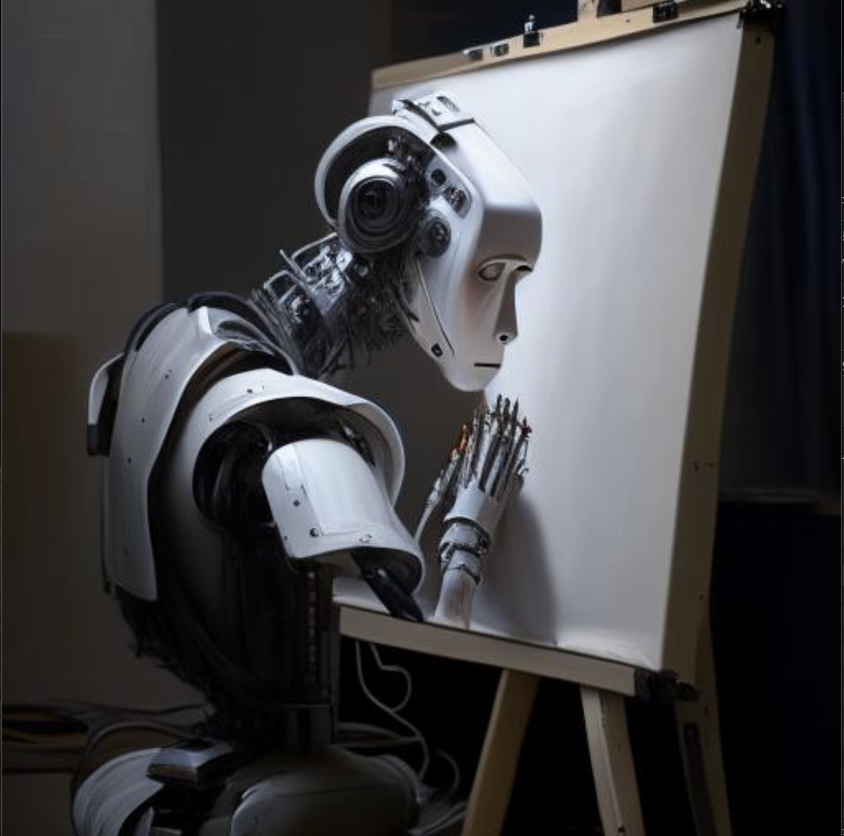
#> input picture Parseval/robot.png, 844 x 836 px, shrunk from 1666 x 1650 before the run, found by its file name
$ jupyter execute Untitled.ipynb
#> lines starting #> are read from the running program, lines starting #| are printed output that depends on the picture; long printed decimals are rounded
[cell 1]
import cv2 as cv
import numpy as np
from matplotlib import pyplot as plt

def convolve2D(image, kernel, padding=0, strides=1):
    # Cross Correlation
    kernel = np.flipud(np.fliplr(kernel))

    # Gather Shapes of Kernel + Image + Padding
    xKernShape = kernel.shape[0]
    yKernShape = kernel.shape[1]
    xImgShape = image.shape[0]
    yImgShape = image.shape[1]

    # Shape of Output Convolution
    xOutput = int(((xImgShape - xKernShape + 2 * padding) / strides) + 1)
    yOutput = int(((yImgShape - yKernShape + 2 * padding) / strides) + 1)
    output = np.zeros((xOutput, yOutput))

    # Apply Equal Padding to All Sides
    if padding != 0:
        imagePadded = np.zeros((image.shape[0] + padding*2, image.shape[1] + padding*2))
        imagePadded[int(padding):int(-1 * padding), int(padding):int(-1 * padding)] = image
        print(imagePadded)
    else:
        imagePadded = image

    # Iterate through image
    for y in range(image.shape[1]):
        # Exit Convolution
        if y > image.shape[1] - yKernShape:
            break
        # Only Convolve if y has gone down by the specified Strides
        if y % strides == 0:
            for x in range(image.shape[0]):
                # Go to next row once kernel is out of bounds
                if x > image.shape[0] - xKernShape:
                    break
                try:
                    # Only Convolve if x has moved by the specified Strides
                    if x % strides == 0:
                        output[x, y] = (kernel * imagePadded[x: x + xKernShape, y: y + yKernShape]).sum()
                except:
                    break

    return output

[cell 2]
img = cv.imread('/Users/nabeelnazeer/Documents/Image Processing/Parseval/robot.png',cv.IMREAD_COLOR)
#> img is the input picture: shape (836, 844, 3); mean B, G, R 67.9, 66, 66.4
i = cv.cvtColor(img, cv.COLOR_BGR2GRAY)
# [4 lines of commented-out code are left out]
filter1 = np.array([[-1,-2,-1],[0,0,0],[1,2,1]])
filter2 = np.array([[-1,0,1],[-2,0,2],[-1,0,1]])
filter3 = np.array([[-1,-1,-1],[-1,8,-1],[-1,-1,-1]])
filter4 = np.array([[0,-1,0],[-1,4,-1],[0,-1,0]])

matrix = np.array(i)
pad_height = filter1.shape[0] - 1
pad_width = filter1.shape[1] - 1
padded_image = np.pad(matrix, ((pad_height, pad_height), (pad_width, pad_width)), mode='constant')


output_image1 = convolve2D(padded_image, filter1, padding=0, strides=1)
output_image2 = convolve2D(padded_image, filter2, padding=0, strides=1)
#> call 2 of convolve2D, with kernel = array of shape (3, 3), padding = 0, strides = 1
#> after the loop in convolve2D (call 2), `for y in range(image.shape[1]):`:
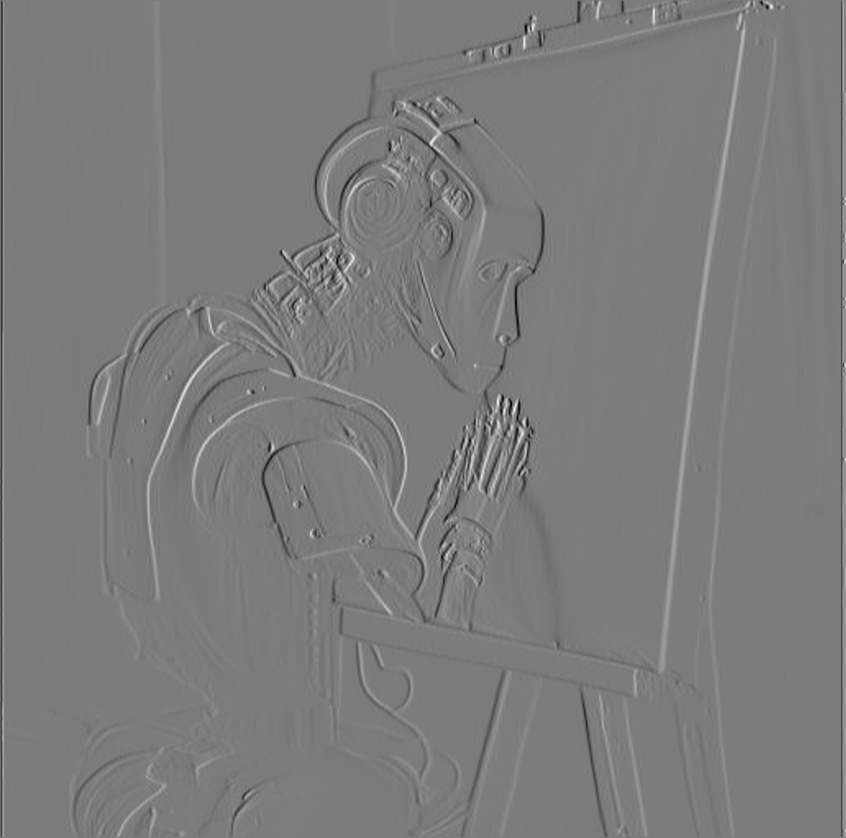
#> output: shape (838, 846) float64; min -584, max 616, mean 0; drawn with min black and max white
output_image3 = convolve2D(padded_image, filter3, padding=0, strides=1)
#> call 3 of convolve2D, with kernel = array of shape (3, 3), padding = 0, strides = 1
#> after the loop in convolve2D (call 3), `for y in range(image.shape[1]):`:
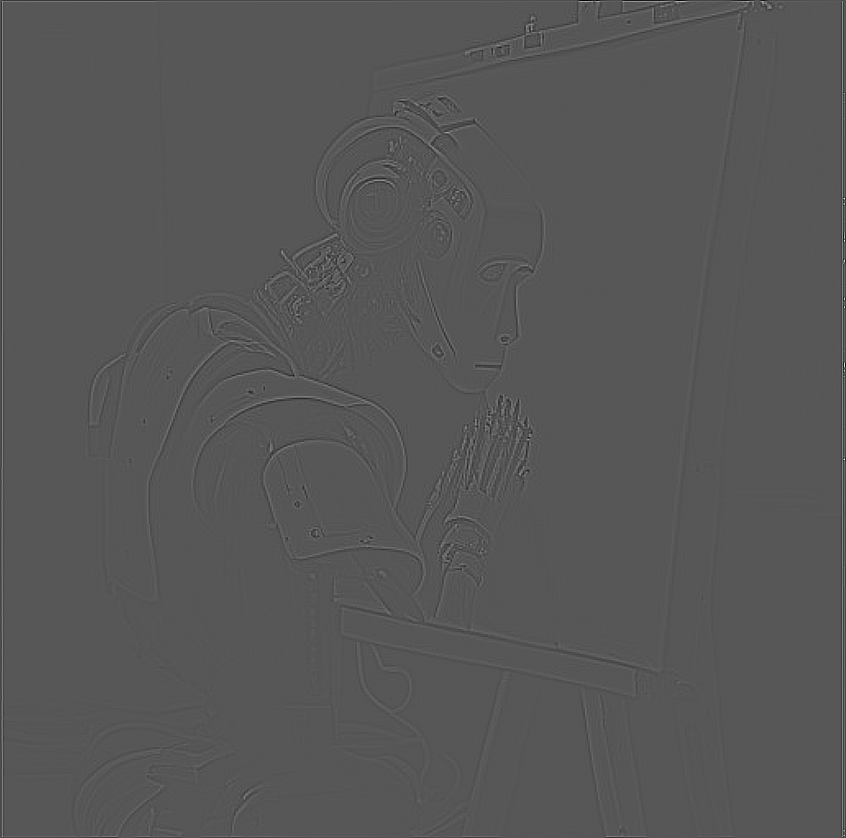
#> output: shape (838, 846) float64; min -520, max 1002, mean 0; drawn with min black and max white
output_image4 = convolve2D(padded_image, filter4, padding=0, strides=1)
output = (output_image1**2 + output_image2**2)**0.5
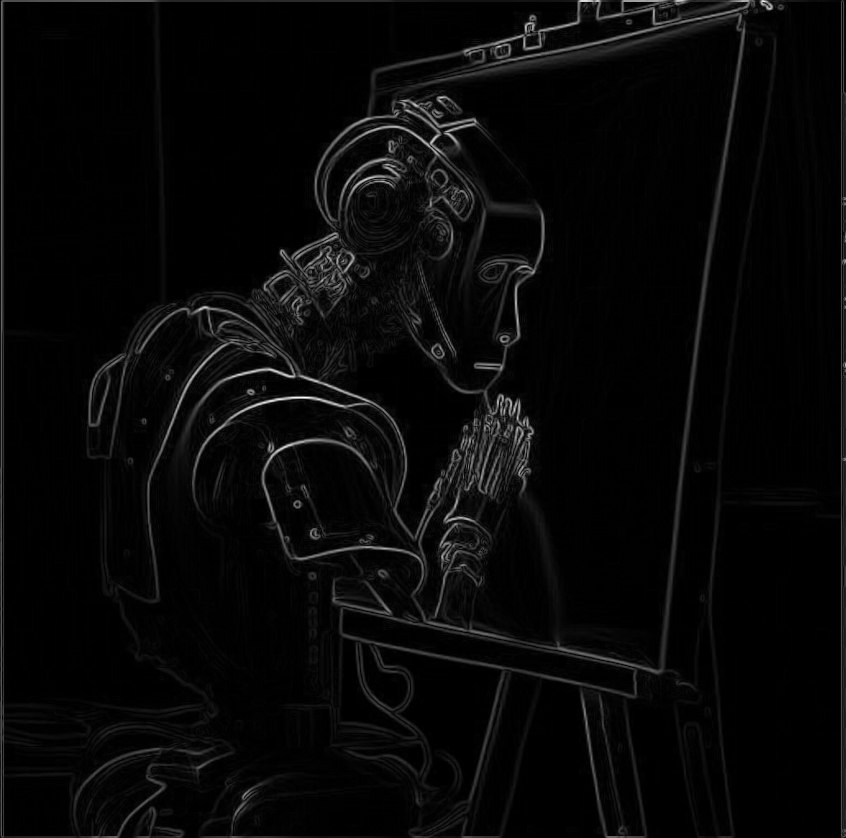
#> output: shape (838, 846) float64; min 0, max 789.4, mean 25.6; drawn with min black and max white
plt.subplot(1,6,1),plt.imshow(padded_image,cmap='gist_gray')
plt.xticks([]), plt.yticks([])
plt.subplot(1,6,2),plt.imshow(output,cmap='gist_gray')
plt.xticks([]), plt.yticks([])
plt.subplot(1,6,3),plt.imshow(output_image3,cmap='gist_gray')
plt.xticks([]), plt.yticks([])
plt.subplot(1,6,4),plt.imshow(output_image4,cmap='gist_gray')
plt.xticks([]), plt.yticks([])
plt.subplot(1,6,5),plt.imshow(output_image1,cmap='gist_gray')
plt.xticks([]), plt.yticks([])
plt.subplot(1,6,6),plt.imshow(output_image2,cmap='gist_gray')
plt.xticks([]), plt.yticks([])
plt.show()

[cell 3]
import cv2 as cv
import numpy as np
from matplotlib import pyplot as plt

# importing an image as img
img = cv.imread('/Users/nabeelnazeer/Documents/Image Processing/Parseval/robot.png', cv.IMREAD_GRAYSCALE)
#> img: shape (836, 844); min 0, max 253, mean 65.9

img_f      = np.fft.fft2(img,norm='ortho')
norm_img_f = np.divide(img_f,1)
i_img_f    = np.fft.ifft2(img_f,norm='ortho')

k1 = np.linalg.norm(img,2,keepdims=False)
#> k1 = 71801.9
mag_img = np.abs(img)
m1      = np.sum(mag_img)
#> m1 = 46518311

k2= np.linalg.norm(norm_img_f,2,keepdims=False)
#> k2 = 71801.9
mag_norm_img_f = np.abs(norm_img_f)
m2             = np.sum(mag_norm_img_f)
#> m2 = 4681369.9

k3 = np.linalg.norm(i_img_f,2,keepdims=False)
#> k3 = 71801.9
mag_i_img_f = np.abs(i_img_f)
m3          = np.sum(mag_i_img_f )
#> m3 = 46518311

print(m1,m2,m3)
#| 46518311 4681369.919 46518311.0
print(k1,k2,k3)
#| 71801.918 71801.918 71801.918

magnitude = np.log(mag_norm_img_f)
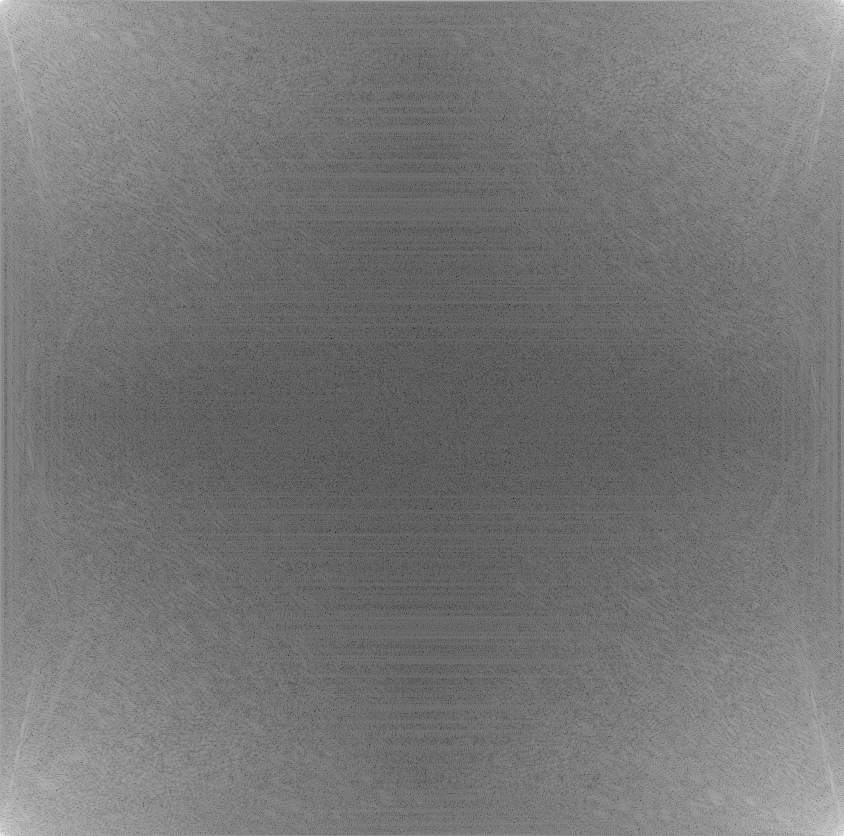
#> magnitude: shape (836, 844) float64; min -8.92, max 10.92, mean 0.299; drawn with min black and max white

[cell 4]
import matplotlib.pyplot as plt

# Assuming you have already defined img, magnitude, mag_i_img_f, and k1, k2, k3

plt.figure(figsize=(12, 4))

plt.subplot(1, 3, 1)
plt.imshow(img, cmap='gray')
plt.title('Input Image')
plt.xticks([])
plt.yticks([])
plt.text(10, img.shape[0] - 20, f'k1 = {k1}', color='white')

plt.subplot(1, 3, 2)
plt.imshow(magnitude, cmap='gray')
plt.title('FFT of Image')
plt.xticks([])
plt.yticks([])
plt.text(10, magnitude.shape[0] - 20, f'k2 = {k2}', color='white')

plt.subplot(1, 3, 3)
plt.imshow(mag_i_img_f, cmap='gray')
plt.title('Inverse of FFT')
plt.xticks([])
plt.yticks([])
plt.text(10, mag_i_img_f.shape[0] - 20, f'k3 = {k3}', color='white')

plt.suptitle("PARSVELS ENERGY THEOREM")
plt.show()

[cell 5]
import cv2
import numpy as np
import matplotlib.pyplot as plt

# Read the image
img = cv2.imread('/Users/nabeelnazeer/Documents/Image Processing/Parseval/robot.png', cv2.IMREAD_GRAYSCALE)

# Compute the Fourier transform
f = np.fft.fft2(img)
fshift = np.fft.fftshift(f)

# Magnitude spectrum
magnitude_spectrum = 20 * np.log(np.abs(fshift))
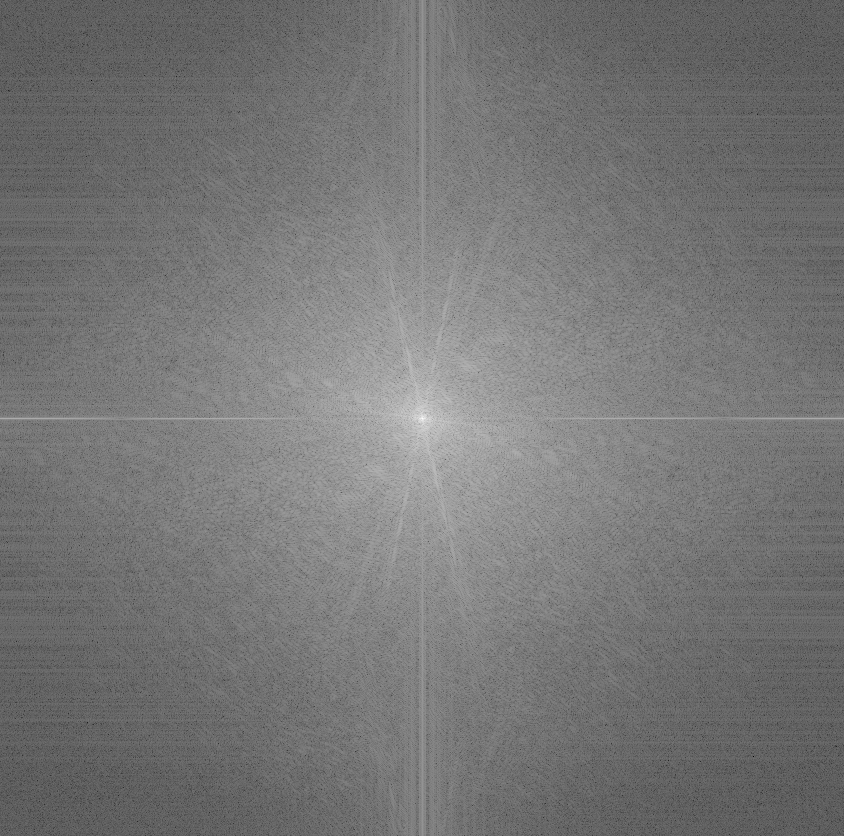
#> magnitude_spectrum: shape (836, 844) float64; min -43.64, max 353.1, mean 140.7; drawn with min black and max white
magnitude_spectrum_normalized = np.uint8(255 * magnitude_spectrum / np.max(magnitude_spectrum))

# Phase spectrum
phase_spectrum = np.angle(fshift)
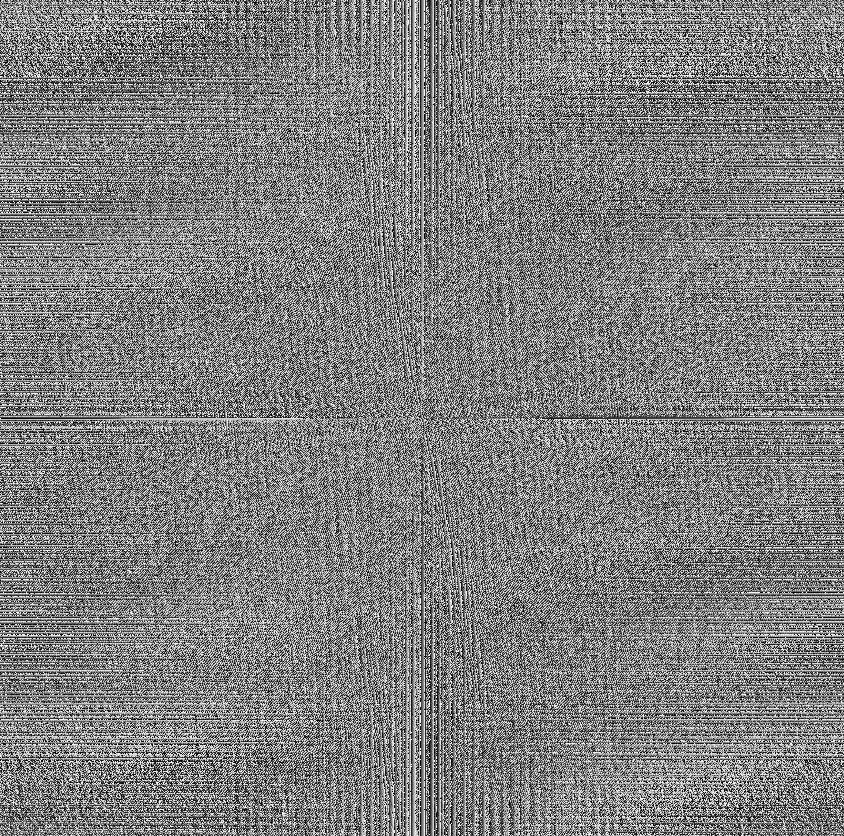
#> phase_spectrum: shape (836, 844) float64; min -3.14, max 3.14, mean -3.49e-16; drawn with min black and max white

# Display the image and its Fourier transforms
plt.figure(figsize=(10, 5))

plt.subplot(1, 3, 1)
plt.imshow(img, cmap='gray')
plt.title('Input Image')
plt.xticks([])
plt.yticks([])

plt.subplot(1, 3, 2)
plt.imshow(magnitude_spectrum_normalized, cmap='gray')
plt.title('Magnitude Spectrum')
plt.xticks([])
plt.yticks([])

plt.subplot(1, 3, 3)
plt.imshow(phase_spectrum, cmap='gray')
plt.title('Phase Spectrum')
plt.xticks([])
plt.yticks([])

plt.show()
